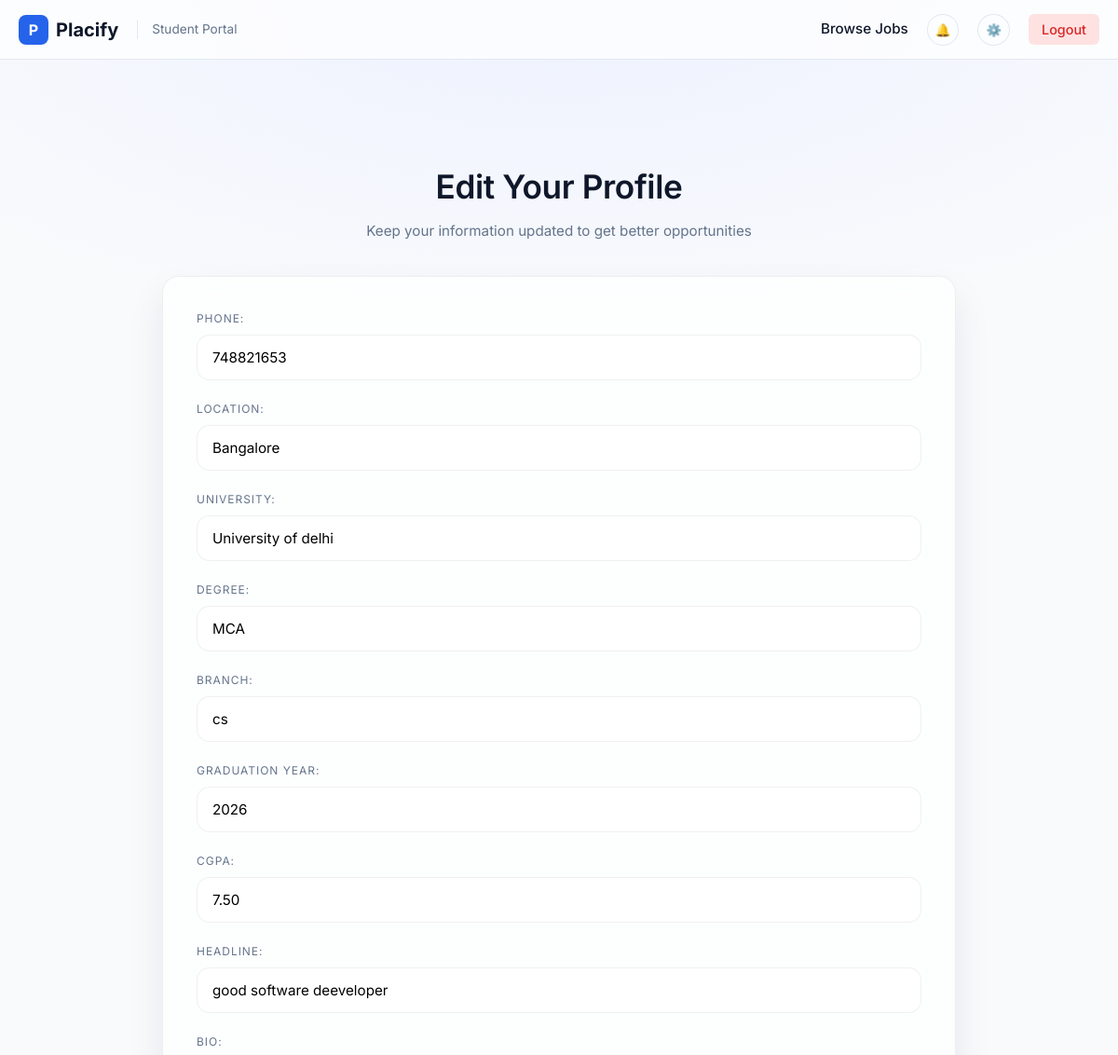
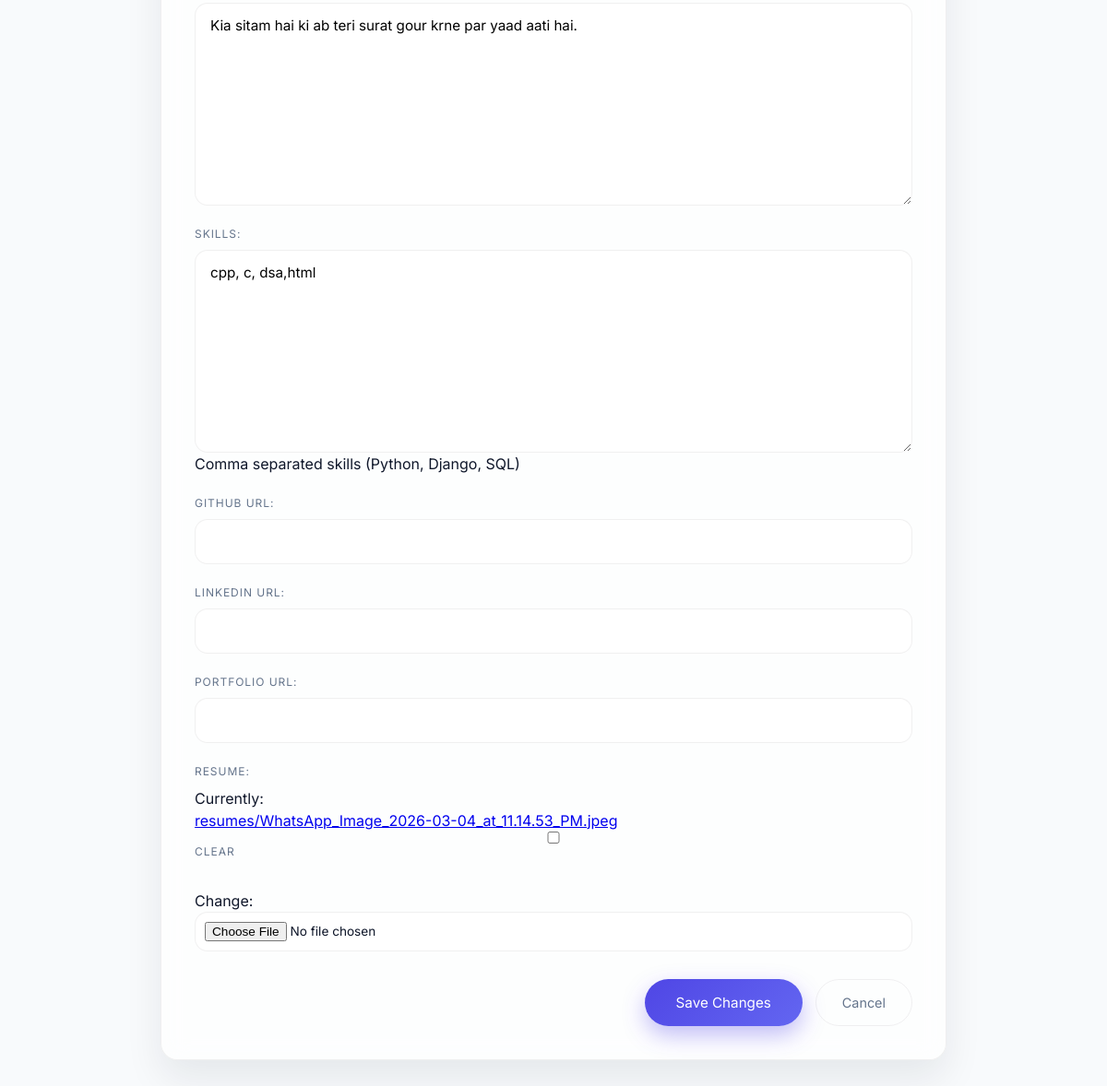
Page /profile/student/edit/ (signed in) on the committed database (2 pictures, top to bottom).
### profiles/models.py (models this page shows, shortened)
class StudentProfile(models.Model):
    user = models.OneToOneField(User, on_delete=models.CASCADE)
    phone = models.CharField(max_length=15, blank=True)
    location = models.CharField(max_length=100, blank=True)
    university = models.CharField(max_length=150, blank=True)
    degree = models.CharField(max_length=100, blank=True)
    branch = models.CharField(max_length=100, blank=True)
    graduation_year = models.IntegerField(null=True, blank=True)
    cgpa = models.DecimalField(
        max_digits=4,
        decimal_places=2,
        null=True,
        blank=True
    )
    headline = models.CharField(max_length=200, blank=True)
    bio = models.TextField(blank=True)
    skills = models.TextField(
        blank=True,
        help_text="Comma separated skills (Python, Django, SQL)"
    )
    github_url = models.URLField(blank=True)
    linkedin_url = models.URLField(blank=True)
    portfolio_url = models.URLField(blank=True)
    resume = models.FileField(
        upload_to='resumes/',
        blank=True,
        null=True
    )
    is_public = models.BooleanField(default=True)
    show_email = models.BooleanField(default=False)
    PROJECT_VISIBILITY_CHOICES = [
        ('all', 'Everyone'),
        ('recruiters', 'Only Recruiters'),
        ('private', 'Only Me'),
    ]
    project_visibility = models.CharField(
        max_length=20,
        choices=PROJECT_VISIBILITY_CHOICES,
        default='all'
    )
    created_at = models.DateTimeField(auto_now_add=True)

### profiles/views.py (the view)
# urls.py: path('student/edit/', student_profile_edit, name='student_profile_edit'),
@login_required
def student_profile_edit(request):
    user = request.user
    if not hasattr(user, 'role') or user.role != 'STUDENT':
        return redirect('/')
    profile, created = StudentProfile.objects.get_or_create(user=user)
    previous_url = request.GET.get('next') or request.META.get('HTTP_REFERER', '/')
    if request.method == 'POST':
        form = StudentProfileForm(
            request.POST,
            request.FILES,
            instance=profile
        )
        if form.is_valid():
            form.save()
            return redirect('dashboard:student_dashboard')
    else:
        form = StudentProfileForm(instance=profile)
    return render(
        request,
        'profiles/student_profile_edit.html',
        {
            'form': form,
            'profile': profile,
            'next': previous_url,
        }
    )

### profiles/forms.py
class StudentProfileForm(forms.ModelForm):
    class Meta:
        model = StudentProfile
        fields = [
            'phone',
            'location',
            'university',
            'degree',
            'branch',
            'graduation_year',
            'cgpa',
            'headline',
            'bio',
            'skills',
            'github_url',
            'linkedin_url',
            'portfolio_url',
            'resume',
        ]

### notifications/context_processors.py (called while the page is built)
def notification_data(request):
    if request.user.is_authenticated:
        all_notifications = Notification.objects.filter(
            user=request.user
        ).order_by('-created_at')
        unread_count = all_notifications.filter(is_read=False).count()
        notifications = all_notifications[:5]
        return {
            "notifications": notifications,
            "unread_count": unread_count
        }
    return {}

### templates/profiles/student_profile_edit.html (shortened to what this page needs)
{% extends 'base.html' %}
{% load static %}
{% block content %}
<link rel="stylesheet" href="{% static 'profiles/student_profile_edit.css' %}">
<div class="page-wrapper">
    <header class="page-header">
        <h1>Edit Your Profile</h1>
        <p>Keep your information updated to get better opportunities</p>
    </header>
    <div class="form-card">
        <form method="post" enctype="multipart/form-data">
            <div class="form-grid">
                {{ form.as_p }}
            </div>
            <div class="form-actions">
                <button type="submit" class="btn-primary">
                    Save Changes
                </button>
                <a href="javascript:history.back()" class="btn-secondary">
                    Cancel
                </a>
            </div>
        </form>
    </div>
</div>
{% endblock %}

### static/base.css (style rules this page uses)
:root { --primary: #2563eb; --primary-dark: #1d4ed8; --bg-body: #f8fafc; --bg-card: #ffffff; --text-main: #1e293b; --text-muted: #64748b; --border: #e2e8f0; --shadow: 0 4px 6px -1px rgb(0 0 0 / 0.1), 0 2px 4px -2px rgb(0 0 0 / 0.1); --transition: all 0.2s ease; }
* { box-sizing: border-box; margin: 0; padding: 0; }
body { font-family: 'Inter', sans-serif; background-color: var(--bg-body); color: var(--text-main); line-height: 1.5; }

### static/profiles/student_profile_edit.css (style rules this page uses)
:root { --bg-main: #f8fafc; --bg-card: rgba(255, 255, 255, 0.75); --border-soft: rgba(0, 0, 0, 0.06); --text-main: #0f172a; --text-muted: #64748b; --accent: #4f46e5; --accent-hover: #4338ca; --radius-lg: 18px; --radius-md: 14px; }
* { margin: 0; padding: 0; box-sizing: border-box; font-family: "Inter", system-ui, -apple-system, BlinkMacSystemFont, sans-serif; }
body { background: radial-gradient(1200px 500px at top, #eef2ff 0%, transparent 70%), var(--bg-main); min-height: 100vh; color: var(--text-main); }
.page-wrapper { max-width: 900px; margin: 70px auto; padding: 0 24px; }
.page-header { text-align: center; margin-bottom: 36px; }
.page-header h1 { font-size: 2.2rem; font-weight: 600; letter-spacing: -0.4px; }
.page-header p { margin-top: 10px; font-size: 0.95rem; color: var(--text-muted); }
.form-card { background: var(--bg-card); backdrop-filter: blur(14px); border: 1px solid var(--border-soft); border-radius: var(--radius-lg); padding: 36px; box-shadow: 0 20px 40px rgba(15, 23, 42, 0.08); }
.form-grid p { display: flex; flex-direction: column; margin-bottom: 22px; }
.form-grid label { font-size: 0.75rem; letter-spacing: 0.08em; text-transform: uppercase; color: var(--text-muted); margin-bottom: 8px; }
.form-grid input, .form-grid textarea, .form-grid select { padding: 14px 16px; border-radius: var(--radius-md); border: 1px solid var(--border-soft); font-size: 0.95rem; background: #fff; transition: border 0.2s ease, box-shadow 0.2s ease; }
.form-grid textarea { resize: vertical; min-height: 110px; }
.form-grid input[type="file"] { padding: 10px; font-size: 0.85rem; }
.form-actions { display: flex; justify-content: flex-end; gap: 14px; margin-top: 30px; }
.btn-primary { padding: 14px 34px; border-radius: 999px; border: none; background: linear-gradient(135deg, #4f46e5, #6366f1); color: #fff; font-size: 0.95rem; cursor: pointer; box-shadow: 0 10px 25px rgba(79, 70, 229, 0.35); transition: transform 0.25s ease, box-shadow 0.25s ease; }
.btn-secondary { padding: 14px 28px; border-radius: 999px; border: 1px solid var(--border-soft); background: transparent; color: var(--text-muted); font-size: 0.9rem; text-decoration: none; transition: background 0.2s ease; }

### rows in the picture
StudentProfile: phone "748821653", location "Bangalore", university "University of delhi", degree "MCA", branch "cs", graduation_year "2026", cgpa "7.50", headline "good software deeveloper", bio "Kia sitam hai ki ab teri surat gour krne par yaad aati hai.", skills "cpp, c, dsa,html"
